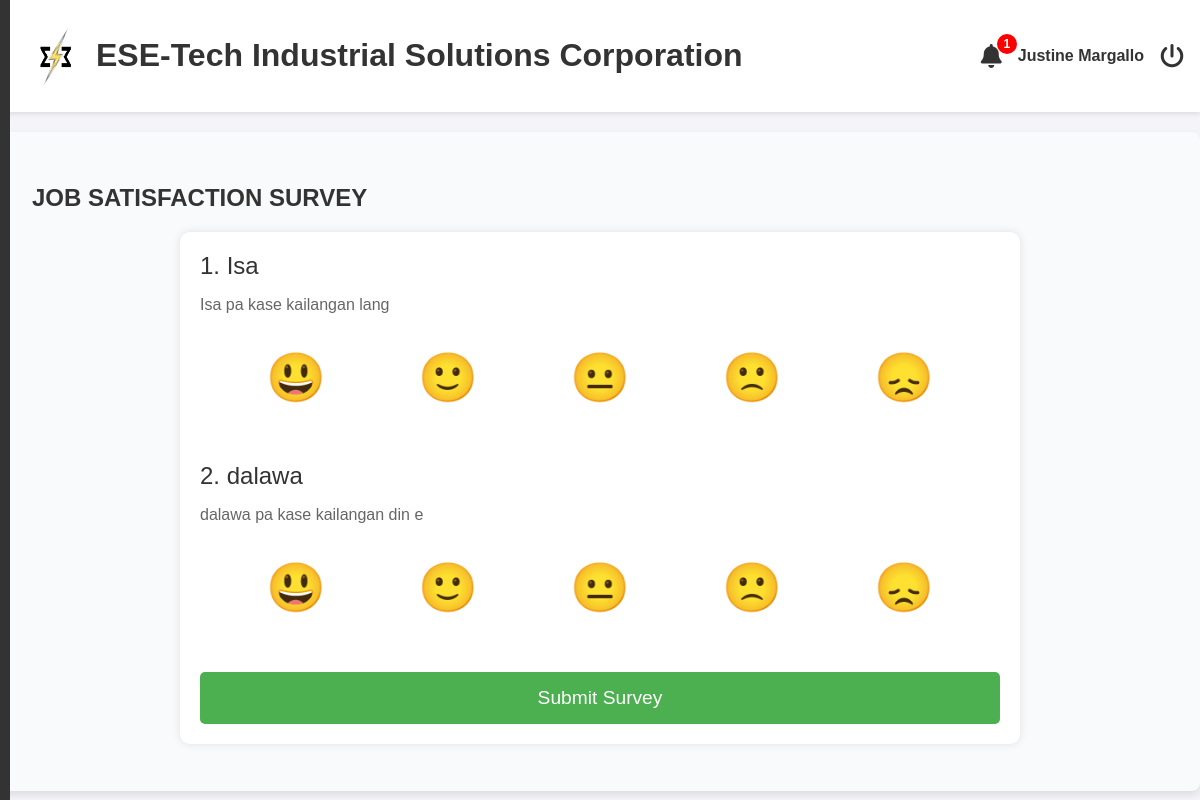
Screenshot of /employee/user_satisfaction.php (signed in) with the database file from the repository.
### tables this page shows
CREATE TABLE `job_satisfaction_criteria` (
  `satisfaction_id` int(11) NOT NULL,
  `title` varchar(50) NOT NULL,
  `description` varchar(500) NOT NULL,
  `is_archived` int(11) NOT NULL DEFAULT 0
);

### employee/user_satisfaction.php (the view, shortened to what this page needs)
<?php
include('user_header.php');
include('includes/sideBar.php');
?>
<main class="main-content">
    <section id="dashboard">
        <h2>JOB SATISFACTION SURVEY</h2>
        <?php
        $conn = mysqli_connect('localhost', 'root', '', 'esetech');
        $status_sql = "SELECT status FROM job_satisfaction_form_status WHERE status_id = 1";
        $status_result = mysqli_query($conn, $status_sql);
        $form_status = 'Closed';
        if ($status_result && mysqli_num_rows($status_result) > 0) {
            $status_row = mysqli_fetch_assoc($status_result);
            $form_status = $status_row['status'];
        }
        if ($form_status === 'Open') {
            $current_year = date('Y');
            $employee_id = $_SESSION['employee_id'];
            $check_sql = "SELECT * FROM job_satisfaction_surveys
                          WHERE employee_id = '$employee_id'
                          AND YEAR(survey_date) = '$current_year'";
            $check_result = mysqli_query($conn, $check_sql);
            if (mysqli_num_rows($check_result) > 0) {
                echo "<p>You have already submitted your satisfaction survey for this year ($current_year). Thank you!</p>";
            } else {
                ?>
                <form method="POST" class="survey-form" id="surveyForm">
                    <?php
                        $sql = "SELECT * FROM job_satisfaction_criteria";
                        $result = mysqli_query($conn, $sql);
                        if ($result) {
                            $count = 0;
                            while ($row = mysqli_fetch_assoc($result)) {
                                $count++;
                                $question_name = "question_" . $row['title'];
                    ?>
                                <label for="<?= $question_name; ?>"><?= $count . '. ' . $row['title']; ?></label>
                                <p><?= $row['description']; ?></p>
                                <div class="rating" data-question="<?= $question_name; ?>">
                                    <span title="Very Satisfied" class="emoji" onclick="selectEmoji(event, '<?= $question_name; ?>', 5)">😃</span>
                                    <span title="Satisfied" class="emoji" onclick="selectEmoji(event, '<?= $question_name; ?>', 4)">🙂</span>
                                    <span title="Neutral" class="emoji" onclick="selectEmoji(event, '<?= $question_name; ?>', 3)">😐</span>
                                    <span title="Dissatisfied" class="emoji" onclick="selectEmoji(event, '<?= $question_name; ?>', 2)">🙁</span>
                                    <span title="Very Dissatisfied" class="emoji" onclick="selectEmoji(event, '<?= $question_name; ?>', 1)">😞</span>
                                </div>
                                <br><br>
                    <?php
                            }
                        }
                    ?>
                    <input type="submit" class="btn" value="Submit Survey" onclick="handleSubmit(event)">
                </form>
                <?php
            }
        } else {
            echo "<p style='color: red;'>The Job Satisfaction Survey is currently closed. Please check back later.</p>";
        }
        ?>
    </section>
</main>
<?php include('user_footer.php'); ?>

### employee/css/styles.css (style rules this page uses)
body { font-family: Arial, sans-serif; margin: 0; padding: 0; background-color: #f0f0f0; }
.main-content { flex-grow: 1; padding: 2rem; background-color: #f9fafb; }
.btn { padding: 10px 20px; font-size: 16px; border: none; cursor: pointer; border-radius: 5px; }

### employee/user_satisfaction.php (style rules this page uses)
body { font-family: Arial, sans-serif; background-color: #f9f9f9; color: #333; }
.main-content { padding: 30px; max-width: 1200px; margin: auto; background-color: #fff; box-shadow: 0px 4px 8px rgba(0, 0, 0, 0.1); border-radius: 8px; margin-top: 20px; }
body { font-family: Arial, sans-serif; background-color: #f4f4f9; margin: 0; padding: 0; }
.survey-form { max-width: 800px; margin: 15px auto; padding: 20px; background-color: #fff; border-radius: 10px; box-shadow: 0 0 10px rgba(0, 0, 0, 0.1); }
.survey-form label { font-size: 1.5rem; color: #333; }
.survey-form p { font-size: 1rem; color: #666; }
.rating { display: flex; justify-content: space-around; align-items: center; padding: 20px; font-size: 2rem; }
.emoji { font-size: 3rem; cursor: pointer; transition: transform 0.2s; }
.btn { display: block; width: 100%; padding: 15px; font-size: 1.2rem; color: #fff; background-color: #4CAF50; border: none; border-radius: 5px; cursor: pointer; transition: background-color 0.3s; }

### rows the page displays
job_satisfaction_criteria: title "Isa", description "Isa pa kase kailangan lang"
job_satisfaction_criteria: title "dalawa", description "dalawa pa kase kailangan din e"

### other values shown
count($notifications) "1"
$_SESSION['fullname'] "Justine Margallo"
